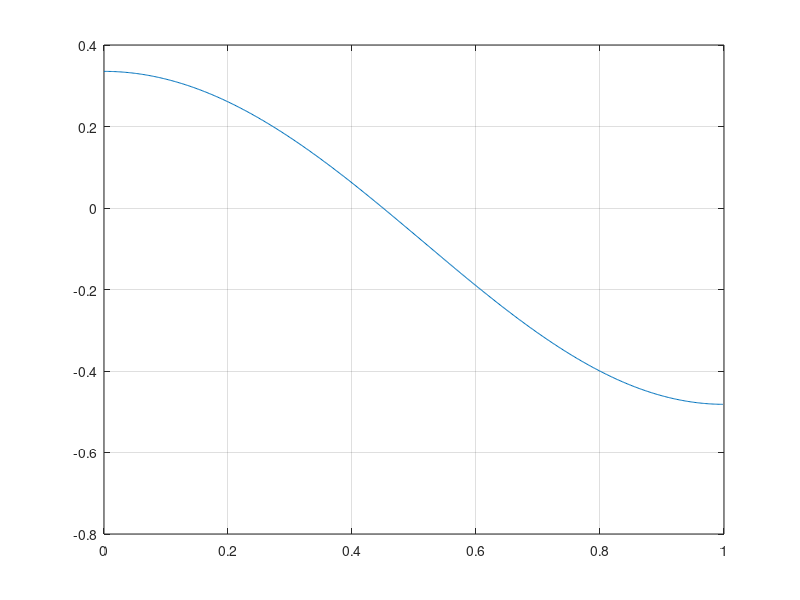

MATLAB code to generate this figure:
clc;
close all;
Fs = 2000;
wp = [400 500]*2/Fs;
ws=[300 600]*2/Fs;
rp=0.5;
rs=40;
df=(100)/2*pi;
B = 0.5842*(rs - 21)^0.4 + 0.07886*(rs - 21);
N=ceil((rs-7.95)/(14.36*df))+1;
b=fir1(N,wp,kaiser(N+1,B));
[H,W]=freqz(b,1,512);
plot(W/pi,20*log10(abs(H))),grid on;